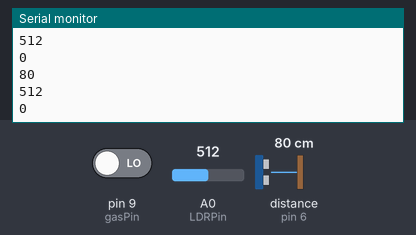
Simulated run of this sketch. Board: Arduino Uno, built with avr-gcc and run on an emulated ATmega328P. Shown: the last lines printed to the serial monitor. Wiring (inferred from the names in the program): ultrasonic range finder: trigger pin 7; echo pin 6. The test bench sets the inputs (shaded band); at power-on: distance to the obstacle (sensor on pin 6) 80 cm, A0 (LDRPin) = 512, pin 9 (gasPin) LOW. The echo pulse lasts 58.3 µs per cm.

Above: at 1.5 s.
1.6 s: distance to the obstacle (sensor on pin 6) set to 2 cm
At 2.0 s:
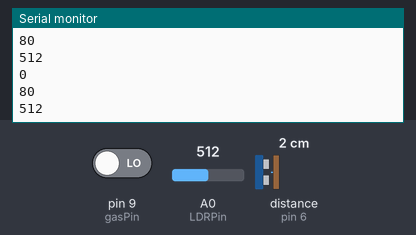
3.1 s: A0 (LDRPin) set to 716
At 3.1 s:
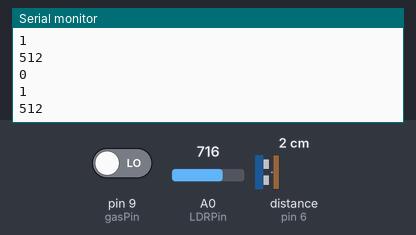
4.6 s: distance to the obstacle (sensor on pin 6) set to 4 cm
At 5.5 s:
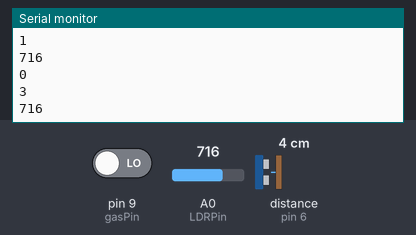
6.1 s: A0 (LDRPin) set to 900
At 6.9 s:
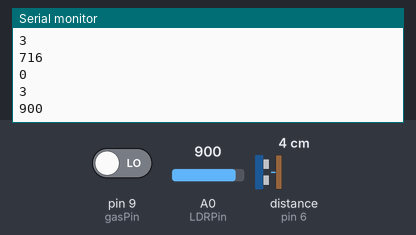
Timing chart, 0 to 8.6 s (numbered marks = the images above; inputs shaded):
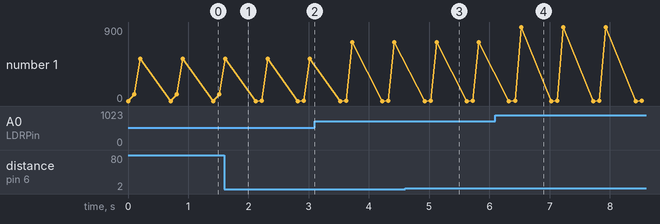

The sketch:

codigoArduino.ino
```cpp
#include <Arduino.h>

const int gasPin=9;
const int LDRPin = A0;
const int triggerPin = 7;
const int echoPin = 6;

long duration, distance;
int ldrStatus;
int gasStatus;

void setup() {
  Serial.begin(9600);

  pinMode(LDRPin, INPUT);
  pinMode(gasPin, INPUT);
  pinMode(echoPin, INPUT);

  pinMode(triggerPin, OUTPUT);

}

void loop() {
  //Comienza proceso de sensor ultrasónico
  digitalWrite(triggerPin,LOW);
  delayMicroseconds(2);
  //Envía señal HIGH por diez microsegundos
  digitalWrite(triggerPin,HIGH);
  delayMicroseconds(10);
  digitalWrite(triggerPin,LOW);
  //Lee señal de echo (tiempo) y calcula distancia
  distance = microsecondsToCentimeters(pulseIn(echoPin, HIGH));

  //Lee datos de sensor ldr y de gas
  ldrStatus = analogRead(LDRPin);
  gasStatus = digitalRead(gasPin);

  //Enviar datos
  Serial.println(gasStatus);
  delay(100);
  Serial.println(distance);
  delay(100);
  Serial.println(ldrStatus);
  delay(500);
}

long microsecondsToCentimeters(long microseconds)
{
return microseconds / 29 / 2;
}
```

Measured:
- after the input at 4.6 s, the serial monitor: prints a new line after 0.42 s (image 3)
- after the input at 6.1 s, the serial monitor: prints a new line after 0.43 s (image 4)
- plotted number 1: 512 → 716 after the input at 3.1 s
